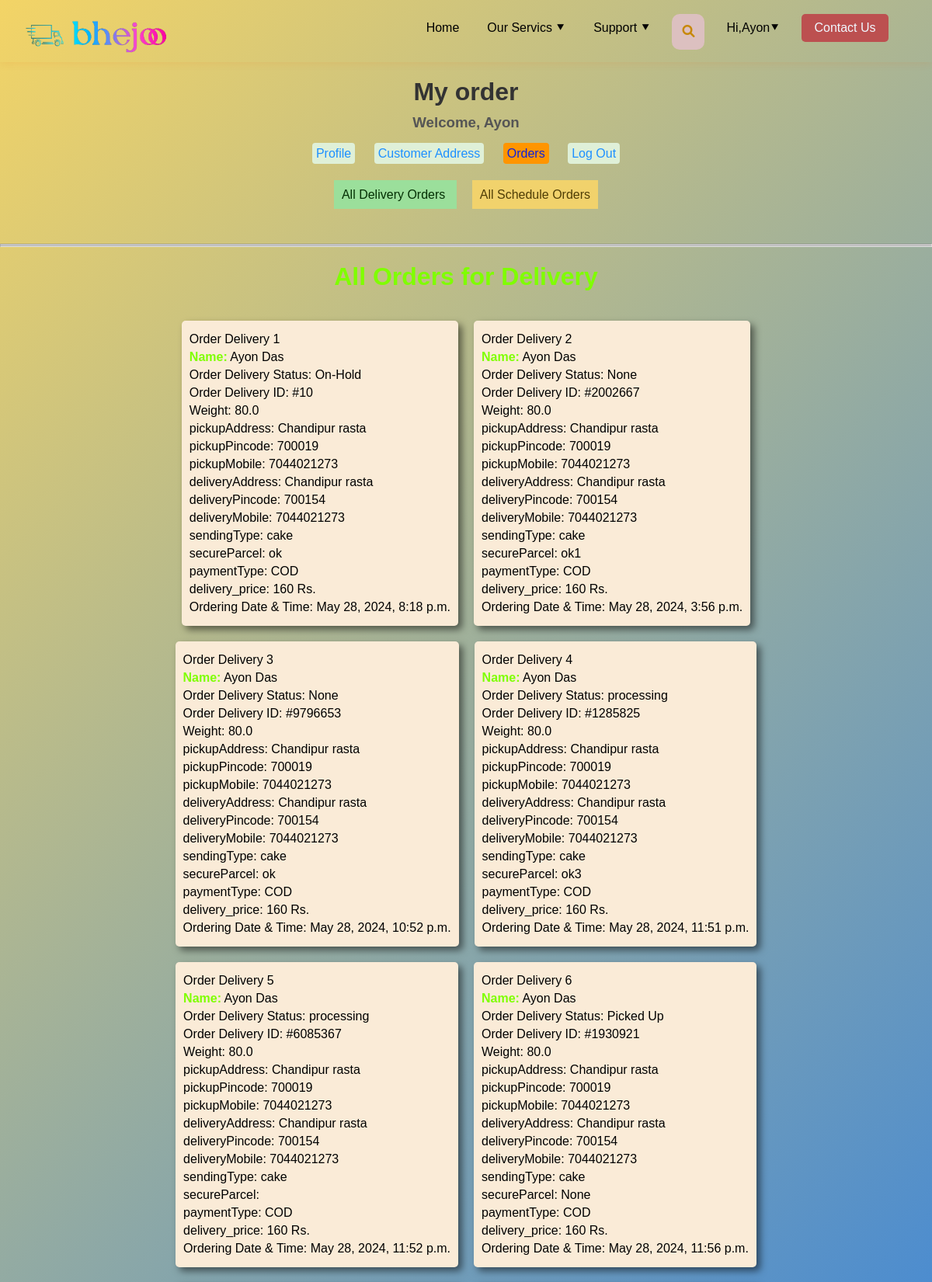
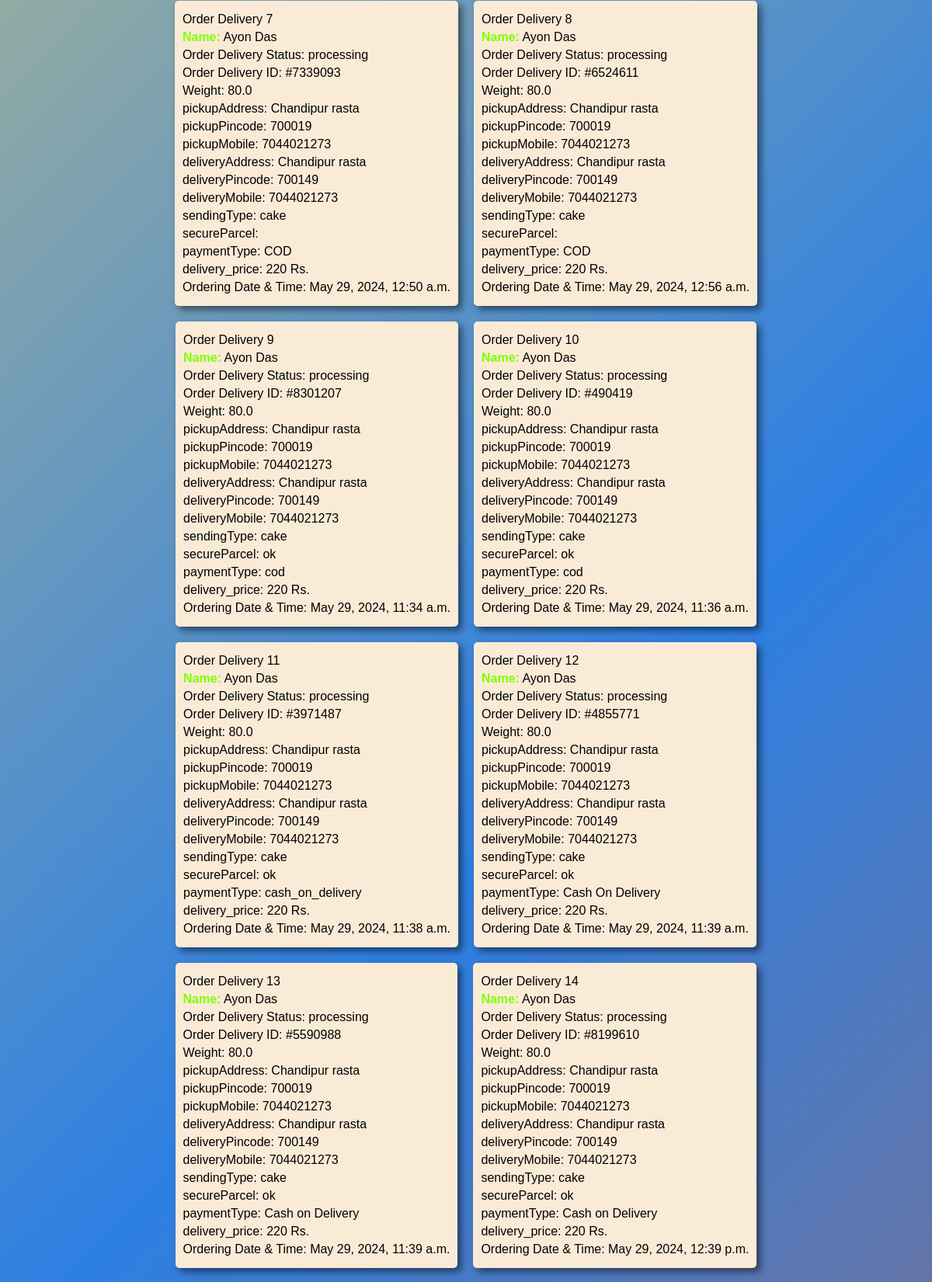
The page /order_using_django/ (signed in, upper part) on the database its author committed (2 pictures, top to bottom).
### myapp/models.py (models this page shows, shortened)
class Service1(models.Model):
    user=models.ForeignKey(User,on_delete=models.CASCADE)
    name = models.CharField(max_length=100)
    weight = models.FloatField()
    pickupAddress = models.CharField(max_length=200)
    pickupPincode = models.CharField(max_length=20)
    pickupMobile = models.CharField(max_length=20)
    deliveryAddress = models.CharField(max_length=200)
    deliveryPincode = models.CharField(max_length=6)
    deliveryMobile = models.CharField(max_length=20)
    sendingType = models.CharField(max_length=100)
    secureParcel = models.CharField(max_length=100, blank=True, null=True)
    paymentType = models.CharField(max_length=100)
    delivery_price=models.IntegerField()
    order_status=models.CharField(choices=order_status_choice, max_length=50,blank=True, null=True,default='processing')
    date_ordered = models.DateTimeField(default=timezone.now)
    order_id = models.IntegerField()

### myapp/views.py (the view)
# urls.py: path('order_using_django/', views.Order_using_django, name='Order_Using_Django'),
def Order_using_django(request):
    if request.user.is_authenticated:
        orderA= Service1.objects.filter(user=request.user)#Customer this is custom model that have in models.py and based on this it will filter with current user
        SchduleA= Service2.objects.filter(user=request.user)#Customer this is custom model that have in models.py and based on this it will filter with current user
        return render(request, 'myapp/orders.html', {
              'name':request.user,
              'orderA': orderA,
              'SchduleA': SchduleA,
              'active_tab': 'order',})
    else:
        return HttpResponseRedirect('/login_using_django/')

### myapp/templates/myapp/orders.html (shortened to what this page needs)
<!DOCTYPE html>
<html lang="en">
<head>
    {% load static %}
</head>
<body>
    <!DOCTYPE html>
<html lang="en">
<head>
</head>
<body>
    {% include 'myapp/header.html' %}
    <h1>My order </h1>
    <h3>Welcome, {{name}}</h3>
    <div class="nav-links">
        <div class="tab"> <a href="{% url 'Profile_Using_Django' %}"
            class="{% if active_tab == 'profile' %}btn-primary  {% endif %}">Profile</a></div>
            <div class="tab">    <a href="{% url 'Address_Using_Django' %}"
            class="{% if active_tab == 'address' %}btn-primary{% endif %}">Customer Address</a></div>
            <div class="tab">    <a href="{% url 'Order_Using_Django' %}"
            class="{% if active_tab == 'order' %}btn-primary{% endif %}">Orders</a></div>
            <div class="tab">   <a href="{% url 'Logout_Using_Django' %}">Log Out</a></div>
     </div>
     <div class="navbar_for_order">
        <a href="#all-orders" >All Delivery Orders </a>
        <a href="#all-schedule">All Schedule Orders</a>
    </div>
    <br><br><br>
    <hr><hr>
    <h1 style="color: chartreuse;" >All Orders for Delivery </h1>
        <br>
     <div id="all-orders" class="order-grid">
        {% for OA in orderA %}
            <div class="add">
                <p>Order Delivery {{ forloop.counter }}</p>
                <p><span style="color: chartreuse; font-weight: 900;">Name:</span> {{ OA.name }}</p>
                <p>Order Delivery Status: {{ OA.order_status }}</p>
                <p>Order Delivery ID: #{{ OA.order_id}}</p>
                <p>Weight: {{ OA.weight }}</p>
                <p>pickupAddress: {{ OA.pickupAddress}}</p>
                <p>pickupPincode: {{ OA.pickupPincode }}</p>
                <p>pickupMobile: {{ OA.pickupMobile }}</p>
                <p>deliveryAddress: {{ OA.deliveryAddress }}</p>
                <p>deliveryPincode: {{ OA.deliveryPincode }}</p>
                <p>deliveryMobile: {{ OA.deliveryMobile }}</p>
                <p>sendingType: {{ OA.sendingType }}</p>
                <p>secureParcel: {{ OA.secureParcel }}</p>
                <p>paymentType: {{ OA.paymentType }}</p>
                <p>delivery_price: {{ OA.delivery_price }} Rs.</p>
                <p>Ordering Date & Time: {{ OA.date_ordered}}</p>
            </div>
        {% endfor %}
    </div>
    <br>
    <br>
<br><br><br><br><br><br><br><br><br><br>
{% include 'myapp/footer.html' %}
</body>
</html>

### myapp/templates/myapp/header.html (shortened to what this page needs)
<!DOCTYPE html>
{% load static %}
<html lang="en">
<head>
    <link rel="stylesheet" href="https://cdnjs.cloudflare.com/ajax/libs/font-awesome/4.7.0/css/font-awesome.min.css">
    <link rel="stylesheet" href="https://cdnjs.cloudflare.com/ajax/libs/font-awesome/4.7.0/css/font-awesome.min.css">
    <link rel="stylesheet"
        href="https://cdn.jsdelivr.net/npm/@fortawesome/fontawesome-free@5.15.4/css/fontawesome.min.css"
>
    <link rel="stylesheet" href="https://cdnjs.cloudflare.com/ajax/libs/font-awesome/6.0.0-beta2/css/all.min.css"
 />
    <link rel="stylesheet" type="text/css" href="{% static 'myapp/css/style.css' %}">
</head>
<body>
    <nav class="navbar">
<div class="mainnavbar">
    <div class="logo">
    <a href="#">  <img src="{% static "myapp/image/Screenshot__899_-removebg-preview.png" %}" alt="logo" height="120">
    </div>
    <div class="menu">
<ul>
    <li></li>
    <li id="cs"> <a href="{% url 'Contact_US' %}" style="color: aliceblue;">Contact Us</a></li>
    {% if not request.user.is_authenticated %}
    <li><a href="{% url 'Signup_Using_Django' %}">Login/SignUp</a></li>
    {% else %}
    <li><a href="{% url 'Signup_Using_Django' %}">Hi,{{name}}&#11206;</a>
        </li>
        {% endif %}
    <li id="bt"  >
        <i class="fa fa-search" onclick="search()"  aria-hidden="true"></i>
        <ul id="search" style="background-color: none">
            <li id="search1"style="background-color:none; border-radius: 5px;" >
            </li>
        </ul>
    </li>
    <li><a href="#">Support &#11206;</a>
    </li>
    <li><a href="{% url 'servics_page' %}" >Our Servics &#11206;</a>
    </li>
    <li><a href="{% url 'home_page' %}">Home</a>
    </li>
</ul>
</div>
</nav>

### myapp/templates/myapp/footer.html (shortened to what this page needs)
</body>
</html>

### myapp/static/myapp/css/style.css (style rules this page uses)
* { margin: 0px; padding: 0px; }
body { background-color: rgb(198, 173, 153); }

### myapp/templates/myapp/orders.html (style rules this page uses)
body { font-family: Arial, sans-serif; margin: 0; padding: 0; background-color: #f5f5f5; }
h1 { text-align: center; color: #333; padding-top: 20px; }
h3 { text-align: center; color: #555; margin-top: 10px; }
.nav-links { text-align: center; margin: 20px 0; }
.nav-links a { text-decoration: none; color: #1e90ff; margin: 0 10px; transition: color 0.3s; background-color: #dff0d8; padding: 5px; border-radius: 4px; }
.nav-links a.btn-primary { background-color: #ff9500; color: #0c21de; border-radius: 4px; }
.tab { display: inline-block; margin-bottom: 15px; }
.order-grid { display: flex; flex-wrap: wrap; justify-content: center; gap: 20px; padding: 20px; max-width: 800px; margin: 0 auto; }
.add { background-color: antiquewhite; padding: 10px; box-shadow: 5px 5px 10px 0 rgba(0, 0, 0, 0.5); border-radius: 5px; }
.add p { margin: 5px 0; }
.navbar_for_order { width: 100%; text-align: center; }
.navbar_for_order a { margin: 10px; text-decoration: none; background-color: aliceblue; padding: 10px; }
.navbar_for_order a:nth-child(1) { color: #043004; background-color: #9bdf9b; }
.navbar_for_order a:nth-child(2) { color: #503e06; background-color: #f1d26c; }

### myapp/templates/myapp/header.html (style rules this page uses)
* { margin: 0px; padding: 0px; }
body { background-image: linear-gradient(135deg, rgb(243, 212, 102), rgb(45, 127, 227), rgb(213, 98, 49)); }
.logo { display: inline; float: left; margin-top: -30px; margin-left: 20px; }
.menu { display: inline; margin-left: 80px; }
.navbar { background-color: transparent; position: sticky; position: -webkit-sticky; top: 0; z-index: 1; transition: box-shadow 0.3s ease; box-shadow: 0 2px 10px rgba(229, 85, 8, 0.105); }
div.mainnavbar { height: 80px; }
.menu ul { list-style: none; }
.menu ul li { float: right; text-align: center; margin-right: 20px; line-height: 20px; padding: 8px; position: relative; }
.menu ul li#cs { background-color: rgb(188, 80, 80); border-radius: 5px; width: 8%; }
.menu ul li#bt { background-color: rgb(220, 192, 192); border-radius: 10px; }
#bt { border: 5px solid transparent; cursor: pointer; }
.fa-search { color: #c78809; }
.menu ul li a { text-decoration: none; color: black; font-family:'Lucida Sans', 'Lucida Sans Regular', 'Lucida Grande', 'Lucida Sans Unicode', Geneva, Verdana, sans-serif }
.menu ul ul { position: absolute; margin-left: 180%; padding: 8px; }
.menu ul li ul li { text-align:start; width: 250%; border: 1px solid white; background-color: rgb(233, 234, 240); }
.menu ul#search { position: absolute; width: 280%; margin-top: 20px; margin-left: -120%; }
.menu ul#search>#search1 { background: transparent; border: none; margin-top: -8px; }

### rows shown on the page
Service1: name "Ayon Das", order_status "On-Hold", order_id "10", weight "80.0", pickupAddress "Chandipur rasta", pickupPincode "700019", pickupMobile "7044021273", deliveryAddress "Chandipur rasta", deliveryPincode "700154", deliveryMobile "7044021273", sendingType "cake", secureParcel "ok", paymentType "COD", delivery_price "160", date_ordered "May 28, 2024, 8:18 p.m."
Service1: name "Ayon Das", order_status "None", order_id "2002667", weight "80.0", pickupAddress "Chandipur rasta", pickupPincode "700019", pickupMobile "7044021273", deliveryAddress "Chandipur rasta", deliveryPincode "700154", deliveryMobile "7044021273", sendingType "cake", secureParcel "ok1", paymentType "COD", delivery_price "160", date_ordered "May 28, 2024, 3:56 p.m."
Service1: name "Ayon Das", order_status "None", order_id "9796653", weight "80.0", pickupAddress "Chandipur rasta", pickupPincode "700019", pickupMobile "7044021273", deliveryAddress "Chandipur rasta", deliveryPincode "700154", deliveryMobile "7044021273", sendingType "cake", secureParcel "ok", paymentType "COD", delivery_price "160", date_ordered "May 28, 2024, 10:52 p.m."
Service1: name "Ayon Das", order_status "processing", order_id "1285825", weight "80.0", pickupAddress "Chandipur rasta", pickupPincode "700019", pickupMobile "7044021273", deliveryAddress "Chandipur rasta", deliveryPincode "700154", deliveryMobile "7044021273", sendingType "cake", secureParcel "ok3", paymentType "COD", delivery_price "160", date_ordered "May 28, 2024, 11:51 p.m."
Service1: name "Ayon Das", order_status "processing", order_id "6085367", weight "80.0", pickupAddress "Chandipur rasta", pickupPincode "700019", pickupMobile "7044021273", deliveryAddress "Chandipur rasta", deliveryPincode "700154", deliveryMobile "7044021273", sendingType "cake", paymentType "COD", delivery_price "160", date_ordered "May 28, 2024, 11:52 p.m."
Service1: name "Ayon Das", order_status "Picked Up", order_id "1930921", weight "80.0", pickupAddress "Chandipur rasta", pickupPincode "700019", pickupMobile "7044021273", deliveryAddress "Chandipur rasta", deliveryPincode "700154", deliveryMobile "7044021273", sendingType "cake", secureParcel "None", paymentType "COD", delivery_price "160", date_ordered "May 28, 2024, 11:56 p.m."
Service1: name "Ayon Das", order_status "processing", order_id "7339093", weight "80.0", pickupAddress "Chandipur rasta", pickupPincode "700019", pickupMobile "7044021273", deliveryAddress "Chandipur rasta", deliveryPincode "700149", deliveryMobile "7044021273", sendingType "cake", paymentType "COD", delivery_price "220", date_ordered "May 29, 2024, 12:50 a.m."
Service1: name "Ayon Das", order_status "processing", order_id "6524611", weight "80.0", pickupAddress "Chandipur rasta", pickupPincode "700019", pickupMobile "7044021273", deliveryAddress "Chandipur rasta", deliveryPincode "700149", deliveryMobile "7044021273", sendingType "cake", paymentType "COD", delivery_price "220", date_ordered "May 29, 2024, 12:56 a.m."
Service1: name "Ayon Das", order_status "processing", order_id "8301207", weight "80.0", pickupAddress "Chandipur rasta", pickupPincode "700019", pickupMobile "7044021273", deliveryAddress "Chandipur rasta", deliveryPincode "700149", deliveryMobile "7044021273", sendingType "cake", secureParcel "ok", paymentType "cod", delivery_price "220", date_ordered "May 29, 2024, 11:34 a.m."
Service1: name "Ayon Das", order_status "processing", order_id "490419", weight "80.0", pickupAddress "Chandipur rasta", pickupPincode "700019", pickupMobile "7044021273", deliveryAddress "Chandipur rasta", deliveryPincode "700149", deliveryMobile "7044021273", sendingType "cake", secureParcel "ok", paymentType "cod", delivery_price "220", date_ordered "May 29, 2024, 11:36 a.m."
Service1: name "Ayon Das", order_status "processing", order_id "3971487", weight "80.0", pickupAddress "Chandipur rasta", pickupPincode "700019", pickupMobile "7044021273", deliveryAddress "Chandipur rasta", deliveryPincode "700149", deliveryMobile "7044021273", sendingType "cake", secureParcel "ok", paymentType "cash_on_delivery", delivery_price "220", date_ordered "May 29, 2024, 11:38 a.m."
Service1: name "Ayon Das", order_status "processing", order_id "4855771", weight "80.0", pickupAddress "Chandipur rasta", pickupPincode "700019", pickupMobile "7044021273", deliveryAddress "Chandipur rasta", deliveryPincode "700149", deliveryMobile "7044021273", sendingType "cake", secureParcel "ok", paymentType "Cash On Delivery", delivery_price "220", date_ordered "May 29, 2024, 11:39 a.m."
Service1: name "Ayon Das", order_status "processing", order_id "5590988", weight "80.0", pickupAddress "Chandipur rasta", pickupPincode "700019", pickupMobile "7044021273", deliveryAddress "Chandipur rasta", deliveryPincode "700149", deliveryMobile "7044021273", sendingType "cake", secureParcel "ok", paymentType "Cash on Delivery", delivery_price "220", date_ordered "May 29, 2024, 11:39 a.m."
Service1: name "Ayon Das", order_status "processing", order_id "8199610", weight "80.0", pickupAddress "Chandipur rasta", pickupPincode "700019", pickupMobile "7044021273", deliveryAddress "Chandipur rasta", deliveryPincode "700149", deliveryMobile "7044021273", sendingType "cake", secureParcel "ok", paymentType "Cash on Delivery", delivery_price "220", date_ordered "May 29, 2024, 12:39 p.m."

### other values the page prints
{{ name }} "Ayon"
